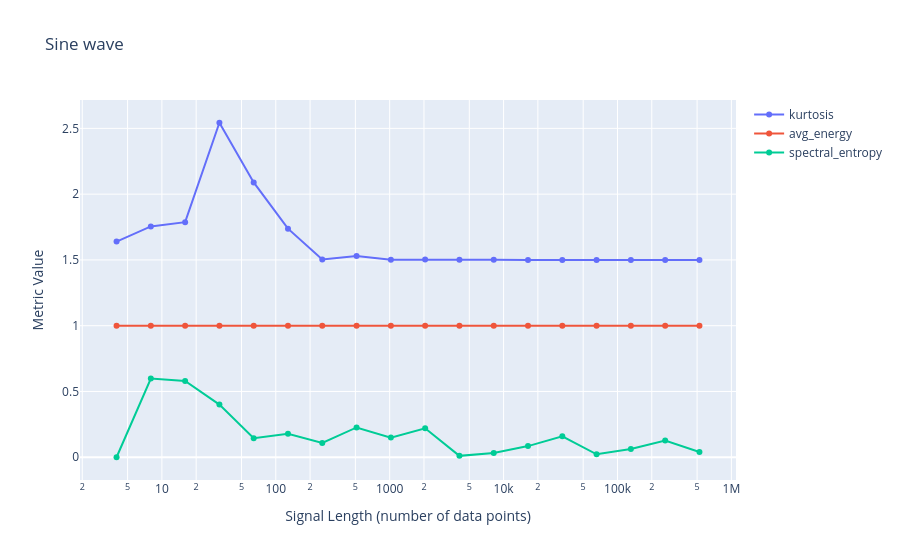
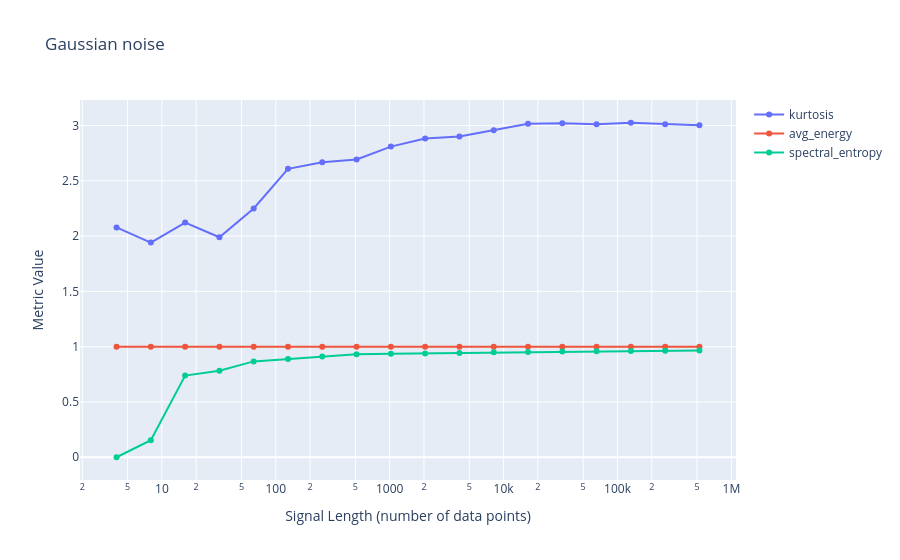
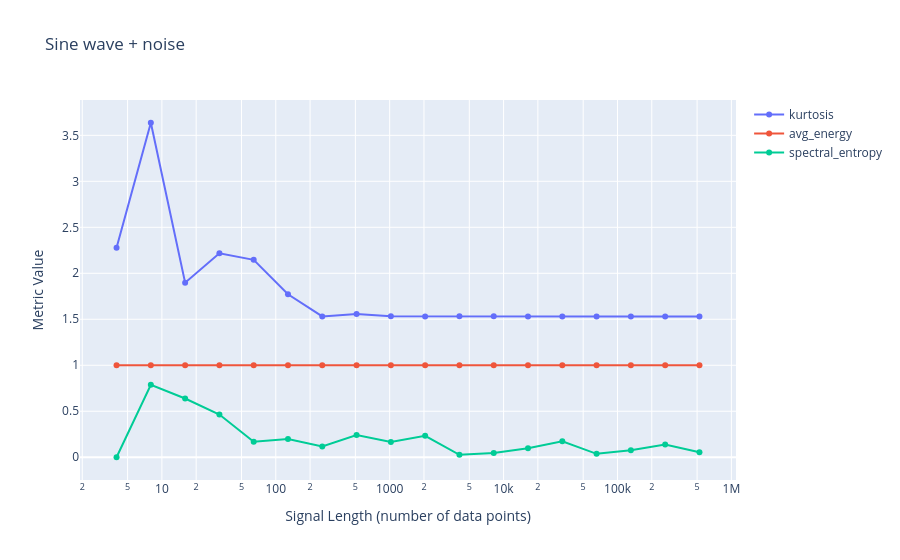

Notebook source saved alongside these figures, in order:
### Code cell
signal_lengths = trimmed_lengths  # Use trimmed lengths to keep full cycles
signal_lengths = power_lengths  # Use power lengths directly
window = False

for signal, signal_name in zip(test_signals, test_signal_names):
    results = []
    for length in signal_lengths:
        sig_segment = signal[:int(length)]
        sig_segment = preprocess(sig_segment, window=window)
        metrics_values = []
        for metric in statistical_metrics:
            value = metric(sig_segment)
            metrics_values.append(value)
        metrics_values = np.array(metrics_values)
        results.append(metrics_values)

    fig = go.Figure()
    for i, metric in enumerate(statistical_metrics):
        r = [result[i] for result in results]
        r = np.array(r)
        fig.add_trace(
            go.Scatter(
                x=signal_lengths,
                y=r,
                mode="lines+markers",
                name=metric.__name__,
            ),
        )
        fig.update_layout(
            title=f"{signal_name}",
            xaxis_title="Signal Length (number of data points)",
            yaxis_title="Metric Value",
            xaxis_type="log"
        )
    fig.show()

### Figure 1 — Plotly figure (JSON) as saved in the notebook; plotly's stock layout.template omitted (floating-point values rounded to 4 significant figures)
{"data": [{"mode": "lines+markers", "name": "kurtosis", "type": "scatter", "x": [4, 8, 16, 32, 64, 128, 256, 512, 1024, 2048, 4096, 8192, 16384, 32768, 65536, 131072, 262144, 524288], "y": [1.639, 1.755, 1.787, 2.543, 2.089, 1.738, 1.503, 1.53, 1.502, 1.503, 1.502, 1.501, 1.5, 1.5, 1.5, 1.5, 1.5, 1.5]}, {"mode": "lines+markers", "name": "avg_energy", "type": "scatter", "x": [4, 8, 16, 32, 64, 128, 256, 512, 1024, 2048, 4096, 8192, 16384, 32768, 65536, 131072, 262144, 524288], "y": [1.0, 1.0, 1.0, 1.0, 1.0, 1.0, 1.0, 1.0, 1.0, 1.0, 1.0, 1.0, 1.0, 1.0, 1.0, 1.0, 1.0, 1.0]}, {"mode": "lines+markers", "name": "spectral_entropy", "type": "scatter", "x": [4, 8, 16, 32, 64, 128, 256, 512, 1024, 2048, 4096, 8192, 16384, 32768, 65536, 131072, 262144, 524288], "y": [2.092e-31, 0.5984, 0.5804, 0.4005, 0.1452, 0.1783, 0.1087, 0.2265, 0.1495, 0.2203, 0.01065, 0.03162, 0.08487, 0.1591, 0.02236, 0.06212, 0.1265, 0.0402]}], "layout": {"title": {"text": "Sine wave"}, "xaxis": {"title": {"text": "Signal Length (number of data points)"}, "type": "log"}, "yaxis": {"title": {"text": "Metric Value"}}}}

### Figure 2 — Plotly figure (JSON) as saved in the notebook; plotly's stock layout.template omitted (floating-point values rounded to 4 significant figures)
{"data": [{"mode": "lines+markers", "name": "kurtosis", "type": "scatter", "x": [4, 8, 16, 32, 64, 128, 256, 512, 1024, 2048, 4096, 8192, 16384, 32768, 65536, 131072, 262144, 524288], "y": [2.079, 1.942, 2.123, 1.99, 2.251, 2.608, 2.668, 2.694, 2.81, 2.884, 2.902, 2.958, 3.015, 3.021, 3.012, 3.025, 3.012, 3.003]}, {"mode": "lines+markers", "name": "avg_energy", "type": "scatter", "x": [4, 8, 16, 32, 64, 128, 256, 512, 1024, 2048, 4096, 8192, 16384, 32768, 65536, 131072, 262144, 524288], "y": [1.0, 1.0, 1.0, 1.0, 1.0, 1.0, 1.0, 1.0, 1.0, 1.0, 1.0, 1.0, 1.0, 1.0, 1.0, 1.0, 1.0, 1.0]}, {"mode": "lines+markers", "name": "spectral_entropy", "type": "scatter", "x": [4, 8, 16, 32, 64, 128, 256, 512, 1024, 2048, 4096, 8192, 16384, 32768, 65536, 131072, 262144, 524288], "y": [8.105e-31, 0.1542, 0.7387, 0.782, 0.8668, 0.8884, 0.9107, 0.9324, 0.9354, 0.9385, 0.9439, 0.9495, 0.9529, 0.9567, 0.9594, 0.962, 0.9641, 0.9661]}], "layout": {"title": {"text": "Gaussian noise"}, "xaxis": {"title": {"text": "Signal Length (number of data points)"}, "type": "log"}, "yaxis": {"title": {"text": "Metric Value"}}}}

### Figure 3 — Plotly figure (JSON) as saved in the notebook; plotly's stock layout.template omitted (floating-point values rounded to 4 significant figures)
{"data": [{"mode": "lines+markers", "name": "kurtosis", "type": "scatter", "x": [4, 8, 16, 32, 64, 128, 256, 512, 1024, 2048, 4096, 8192, 16384, 32768, 65536, 131072, 262144, 524288], "y": [2.277, 3.637, 1.897, 2.217, 2.146, 1.771, 1.531, 1.557, 1.532, 1.531, 1.534, 1.532, 1.53, 1.529, 1.53, 1.529, 1.53, 1.53]}, {"mode": "lines+markers", "name": "avg_energy", "type": "scatter", "x": [4, 8, 16, 32, 64, 128, 256, 512, 1024, 2048, 4096, 8192, 16384, 32768, 65536, 131072, 262144, 524288], "y": [1.0, 1.0, 1.0, 1.0, 1.0, 1.0, 1.0, 1.0, 1.0, 1.0, 1.0, 1.0, 1.0, 1.0, 1.0, 1.0, 1.0, 1.0]}, {"mode": "lines+markers", "name": "spectral_entropy", "type": "scatter", "x": [4, 8, 16, 32, 64, 128, 256, 512, 1024, 2048, 4096, 8192, 16384, 32768, 65536, 131072, 262144, 524288], "y": [-0.0, 0.7888, 0.6387, 0.4642, 0.168, 0.1989, 0.1176, 0.2412, 0.1655, 0.2326, 0.02668, 0.04691, 0.099, 0.1726, 0.03693, 0.07589, 0.1394, 0.05376]}], "layout": {"title": {"text": "Sine wave + noise"}, "xaxis": {"title": {"text": "Signal Length (number of data points)"}, "type": "log"}, "yaxis": {"title": {"text": "Metric Value"}}}}
